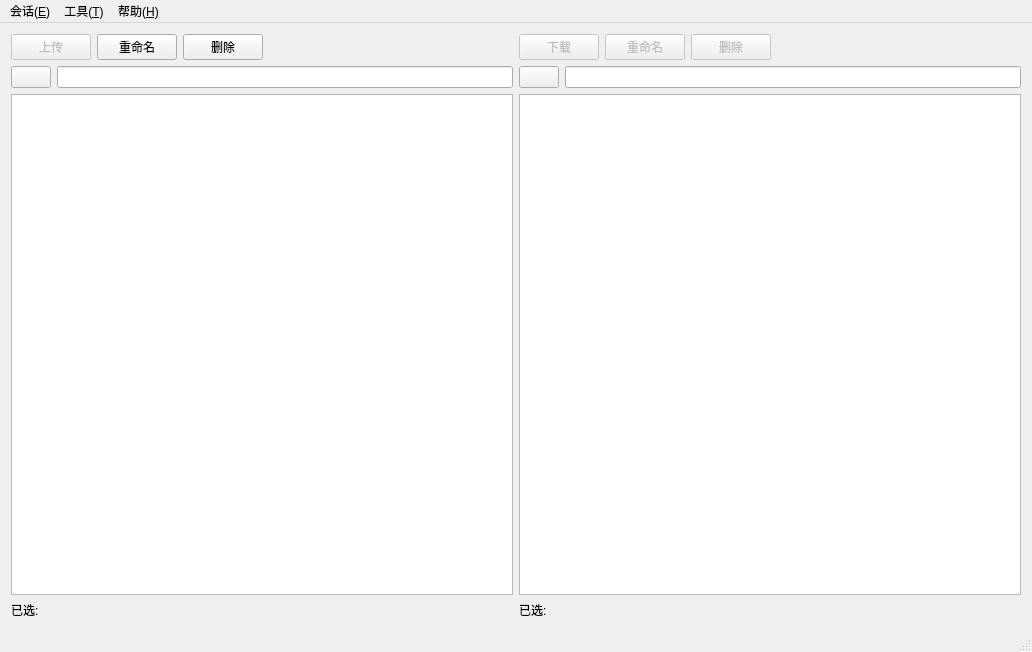
<?xml version="1.0" encoding="UTF-8"?>
<ui version="4.0">
 <class>FTPClientClass</class>
 <widget class="QMainWindow" name="FTPClientClass">
  <property name="geometry">
   <rect>
    <x>0</x>
    <y>0</y>
    <width>1032</width>
    <height>652</height>
   </rect>
  </property>
  <property name="windowTitle">
   <string>Quick FTP</string>
  </property>
  <widget class="QWidget" name="centralWidget">
   <layout class="QVBoxLayout" name="verticalLayout_3">
    <item>
     <layout class="QHBoxLayout" name="horizontalLayout_6">
      <item>
       <layout class="QVBoxLayout" name="verticalLayout">
        <item>
         <layout class="QHBoxLayout" name="horizontalLayout">
          <item>
           <widget class="QPushButton" name="pushButtonUpload">
            <property name="enabled">
             <bool>false</bool>
            </property>
            <property name="text">
             <string>上传</string>
            </property>
           </widget>
          </item>
          <item>
           <widget class="QPushButton" name="pushButtonRenameLocal">
            <property name="enabled">
             <bool>true</bool>
            </property>
            <property name="text">
             <string>重命名</string>
            </property>
           </widget>
          </item>
          <item>
           <widget class="QPushButton" name="pushButtonDeleteLocal">
            <property name="enabled">
             <bool>true</bool>
            </property>
            <property name="text">
             <string>删除</string>
            </property>
           </widget>
          </item>
          <item>
           <spacer name="horizontalSpacer">
            <property name="orientation">
             <enum>Qt::Horizontal</enum>
            </property>
            <property name="sizeHint" stdset="0">
             <size>
              <width>40</width>
              <height>20</height>
             </size>
            </property>
           </spacer>
          </item>
         </layout>
        </item>
        <item>
         <layout class="QHBoxLayout" name="horizontalLayout_2">
          <item>
           <widget class="QPushButton" name="pushButtonParentDirLocal">
            <property name="text">
             <string/>
            </property>
           </widget>
          </item>
          <item>
           <widget class="QLineEdit" name="lineEditPathLocal"/>
          </item>
         </layout>
        </item>
        <item>
         <widget class="QListWidget" name="listWidgetFileLocal"/>
        </item>
        <item>
         <widget class="QLabel" name="labelSelectedFileLocal">
          <property name="text">
           <string>已选:</string>
          </property>
         </widget>
        </item>
       </layout>
      </item>
      <item>
       <layout class="QVBoxLayout" name="verticalLayout_2">
        <item>
         <layout class="QHBoxLayout" name="horizontalLayout_4">
          <item>
           <widget class="QPushButton" name="pushButtonDownload">
            <property name="enabled">
             <bool>false</bool>
            </property>
            <property name="text">
             <string>下载</string>
            </property>
           </widget>
          </item>
          <item>
           <widget class="QPushButton" name="pushButtonRenameRemote">
            <property name="enabled">
             <bool>false</bool>
            </property>
            <property name="text">
             <string>重命名</string>
            </property>
           </widget>
          </item>
          <item>
           <widget class="QPushButton" name="pushButtonDeleteRemote">
            <property name="enabled">
             <bool>false</bool>
            </property>
            <property name="text">
             <string>删除</string>
            </property>
           </widget>
          </item>
          <item>
           <spacer name="horizontalSpacer_2">
            <property name="orientation">
             <enum>Qt::Horizontal</enum>
            </property>
            <property name="sizeHint" stdset="0">
             <size>
              <width>40</width>
              <height>20</height>
             </size>
            </property>
           </spacer>
          </item>
         </layout>
        </item>
        <item>
         <layout class="QHBoxLayout" name="horizontalLayout_3">
          <item>
           <widget class="QPushButton" name="pushButtonParentDirRemote">
            <property name="text">
             <string/>
            </property>
           </widget>
          </item>
          <item>
           <widget class="QLineEdit" name="lineEditPathRemote">
            <property name="readOnly">
             <bool>true</bool>
            </property>
           </widget>
          </item>
         </layout>
        </item>
        <item>
         <widget class="QListWidget" name="listWidgetFileRemote"/>
        </item>
        <item>
         <widget class="QLabel" name="labelSelectedFileRemote">
          <property name="text">
           <string>已选:</string>
          </property>
         </widget>
        </item>
       </layout>
      </item>
     </layout>
    </item>
   </layout>
  </widget>
  <widget class="QStatusBar" name="statusBar"/>
  <widget class="QMenuBar" name="menuBar">
   <property name="geometry">
    <rect>
     <x>0</x>
     <y>0</y>
     <width>1032</width>
     <height>26</height>
    </rect>
   </property>
   <widget class="QMenu" name="menuSession">
    <property name="title">
     <string>会话(&amp;E)</string>
    </property>
   </widget>
   <widget class="QMenu" name="menuTools">
    <property name="title">
     <string>工具(&amp;T)</string>
    </property>
   </widget>
   <widget class="QMenu" name="menuHelp">
    <property name="title">
     <string>帮助(&amp;H)</string>
    </property>
   </widget>
   <addaction name="menuSession"/>
   <addaction name="menuTools"/>
   <addaction name="menuHelp"/>
  </widget>
  <action name="actionxinjian">
   <property name="text">
    <string>xinjian</string>
   </property>
  </action>
  <action name="actionConnect">
   <property name="text">
    <string>连接</string>
   </property>
   <property name="menuRole">
    <enum>QAction::TextHeuristicRole</enum>
   </property>
  </action>
  <action name="actionDisconnect">
   <property name="text">
    <string>断开</string>
   </property>
  </action>
  <action name="actionQuit">
   <property name="text">
    <string>退出</string>
   </property>
  </action>
  <action name="actionSettings">
   <property name="text">
    <string>设置</string>
   </property>
  </action>
  <action name="actionAbout">
   <property name="text">
    <string>关于</string>
   </property>
  </action>
  <action name="actionLog">
   <property name="text">
    <string>日志</string>
   </property>
  </action>
 </widget>
 <layoutdefault spacing="6" margin="11"/>
 <resources>
  <include location="FTPClient.qrc"/>
 </resources>
 <connections/>
</ui>
